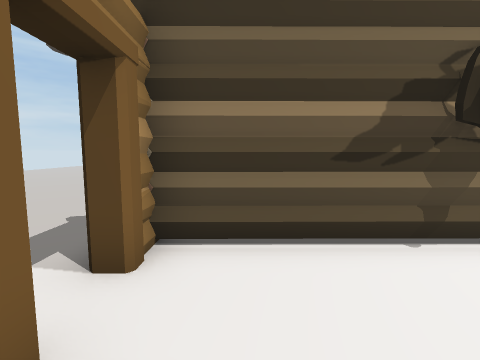
View 1 (above)

18 first-person views from a walk through a scene from a Unity 3-D project. The camera is 1.3 m above the floor, tilts 6° down and sees 85° across. Doors are open. The floor is counted in squares, 1 m on a side. Each view is taken from the middle of a square. On the plan, view 1 faces up. The plan holds only what a view shows up to about 13 squares ahead; the rest is blank. The place goes on beyond the plan.

View 2
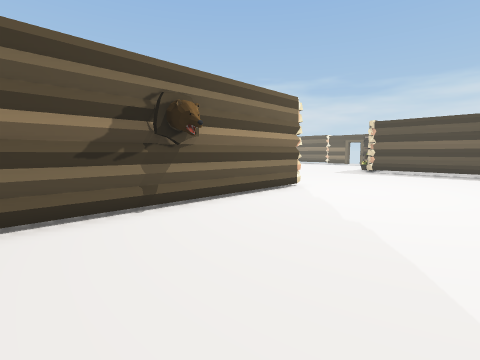

View 3
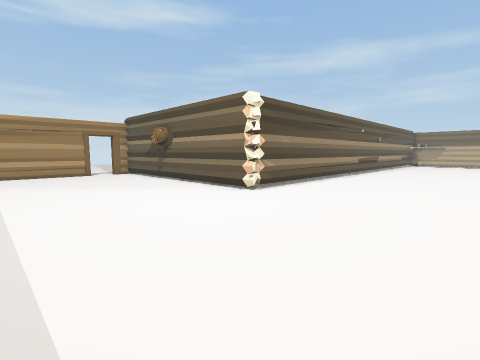

View 4
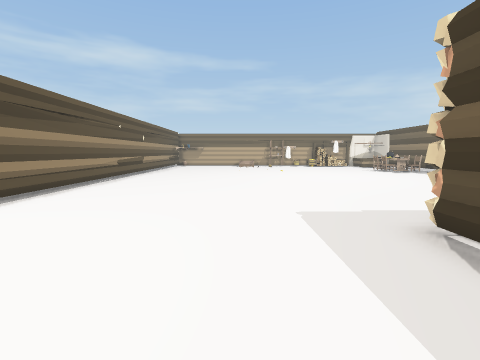

View 5
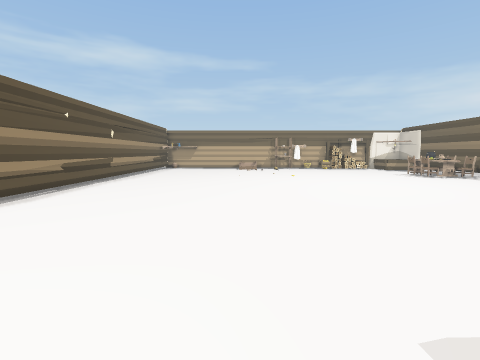

View 6
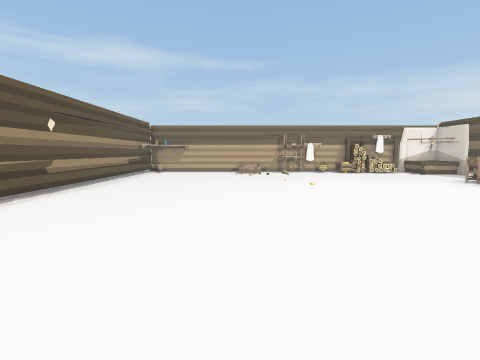

View 7
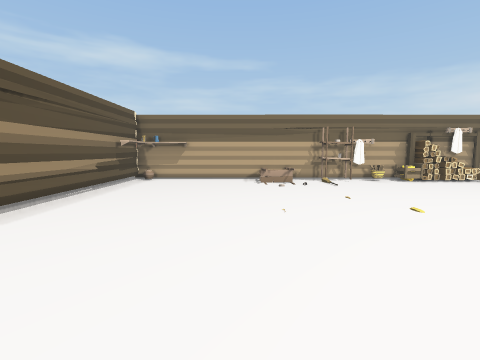

View 8
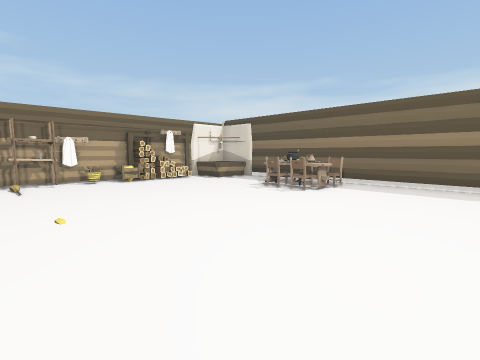

View 9
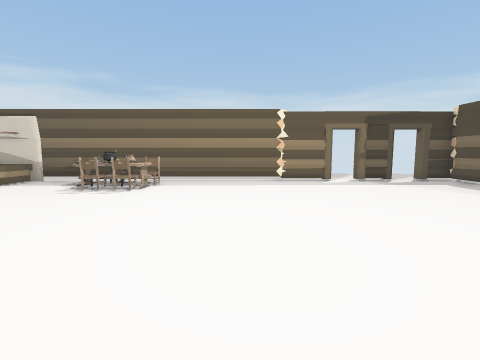

View 10
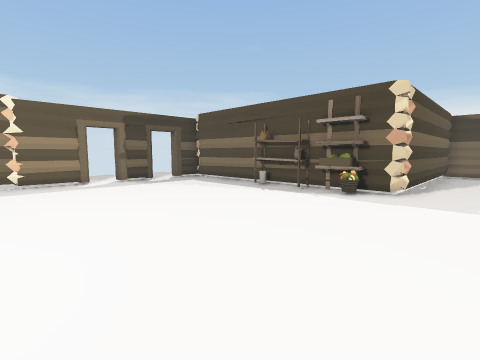

View 11
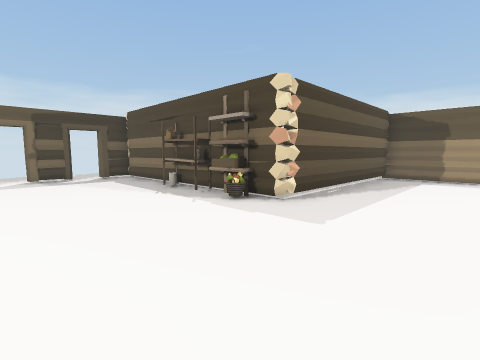

View 12
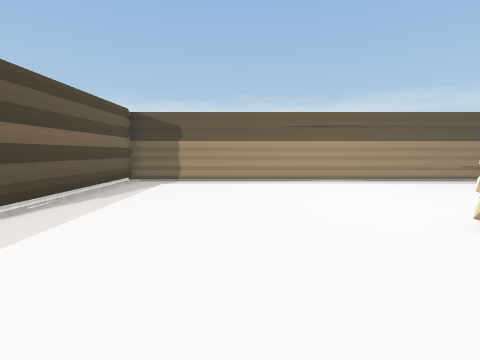

View 13
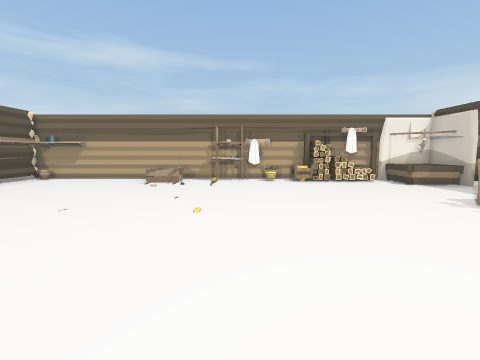

View 14
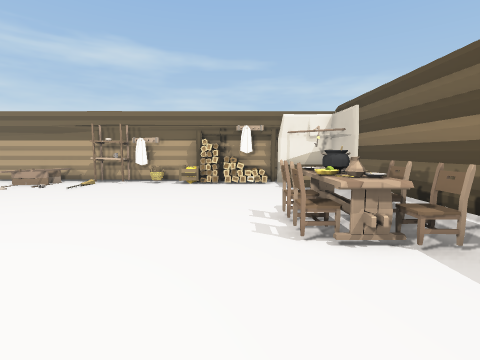

View 15
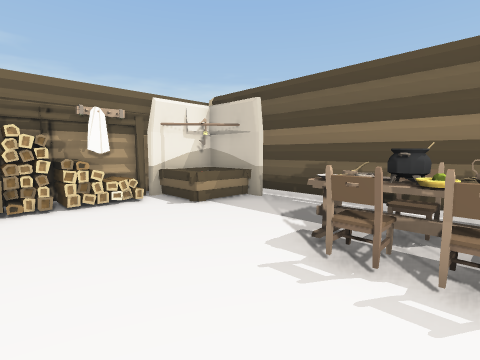

View 16
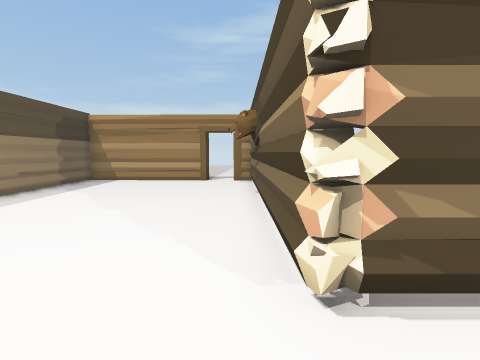

View 17
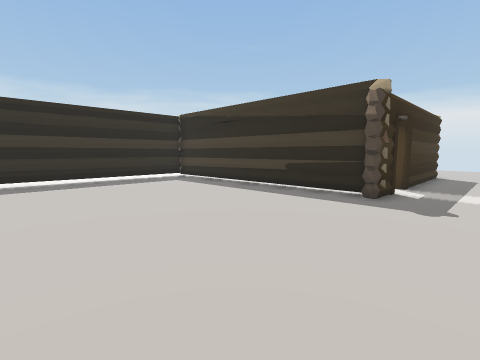

View 18
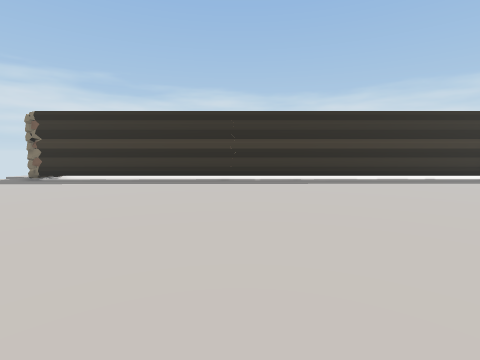

### Floor plan
Key: @ floor where view 1 was taken; # wall or solid block; . floor; D open door; T thing the floor can be seen under or through; B basket; C crate; O other object.
Columns run from 8 left of view 1 to 30 right of it. Each row starts with its distance up from view 1.
 27                           ...
 26                ..###############O####
 25               ...#.....OO.OOBOCOOOOOO
 24             .....#.....OO.........OO#.
 23            ......#..................T.
 22           .......#..................T.
 21          ........T..................T.
 20         .........T...............OO.T.
 19        ..........T...............OOOT.
 18       ...........T...............OO.T..
 17       ...........T.................OT..
 16     . ...........T..................T..
 15       ...........T..................T..
 14       ...........T..................T..
 13        ..........T..................T.
 12 ..  . ...........T..................T.
 11 ..   ............T..................T.
 10 ... .............T..................T
  9 .................T..................DD
  8  ................T..................##
  7   ...............T..................##
  6    ..............T..................DD
  5     .............T.........BOOOO....##
  4     ..############........T##########.
  3     ..D#...O..............T.
  2     ..D...................T.
  1     ..##..................T.
  0      .##@.................T.
 -1      .##..................#.
 -2      .##..................#.
 -3      .##..................#.
 -4      .#####################.

Where each view was taken, in squares from view 1:
view 1: 0 up, 0 right, facing up
view 2: 2 down, 0 right, facing up-right
view 3: 3 down, 15 right, facing up-left
view 4: 0 up, 15 right, facing up
view 5: 4 up, 15 right, facing up
view 6: 8 up, 15 right, facing up
view 7: 13 up, 14 right, facing up
view 8: 13 up, 17 right, facing up-right
view 9: 14 up, 16 right, facing right
view 10: 13 up, 16 right, facing down-right
view 11: 10 up, 14 right, facing down-right
view 12: 8 up, 13 right, facing down
view 13: 13 up, 19 right, facing up
view 14: 14 up, 24 right, facing up
view 15: 18 up, 22 right, facing up-right
view 16: 3 up, 11 right, facing left
view 17: 12 up, 4 left, facing down-right
view 18: 16 up, 4 left, facing right
